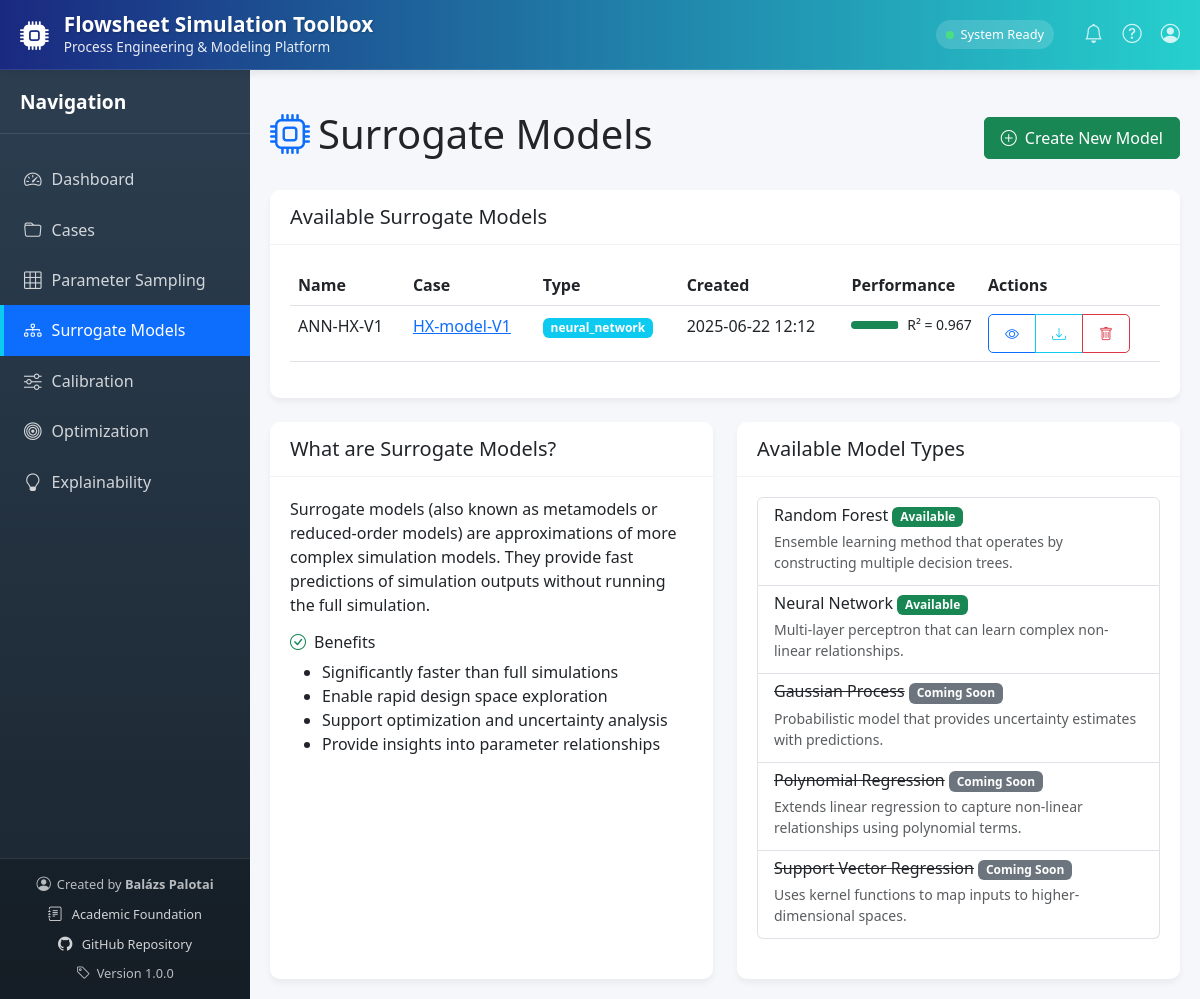
Screenshot of /surrogate/ with the database file from the repository.
### api/database.py (models this page shows, shortened)
class Surrogate(db.Model):
    __tablename__ = 'surrogate_models'
    id = db.Column(db.Integer, primary_key=True)
    name = db.Column(db.String(100), nullable=False)
    case_id = db.Column(db.Integer, db.ForeignKey('case.id'), nullable=False)
    model_type = db.Column(db.String(50), nullable=False)  # 'random_forest', 'neural_network', etc.
    input_params = db.Column(db.JSON, nullable=False)  # List of input parameter names
    output_params = db.Column(db.JSON, nullable=False)  # List of output parameter names
    is_inverse_model = db.Column(db.Boolean, default=False)  # Flag for inverse models
    created_at = db.Column(db.DateTime, default=datetime.utcnow)
    model_path = db.Column(db.String(255), nullable=False)  # Path to the saved model file
    metrics_json = db.Column(db.Text)  # JSON string with metrics
    model_config_json = db.Column(db.Text)  # JSON string with model configuration
    case = db.relationship('Case', backref=db.backref('surrogate_models', lazy=True))
    @property
    def metrics(self):
        if self.metrics_json:
            return json.loads(self.metrics_json)
        return {}
    @metrics.setter
    def metrics(self, value):
        self.metrics_json = json.dumps(value)
    @property
    def model_config(self):
        if self.model_config_json:
            return json.loads(self.model_config_json)
        return {}

class Case(db.Model):
    id = db.Column(db.Integer, primary_key=True)
    name = db.Column(db.String(100), nullable=False, unique=True)
    description = db.Column(db.Text, nullable=True)
    created_at = db.Column(db.DateTime, default=datetime.utcnow)
    updated_at = db.Column(db.DateTime, default=datetime.utcnow, onupdate=datetime.utcnow)
    simulation_file = db.Column(db.String(255), nullable=True)
    folder_path = db.Column(db.String(255), nullable=True)
    parameters_json = db.Column(db.Text, nullable=True)
    driver_type = db.Column(db.String(50), default='hysys')  # Added driver_type field
    @property
    def parameters(self):
        if self.parameters_json:
            return json.loads(self.parameters_json)
        return {
            'InputParams': {
                'Spreadsheet': {},
                'MaterialStream': {},
                'EnergyStream': {}
            },
            'OutputParameters': {
                'Spreadsheet': {},
                'MaterialStream': {},
                'EnergyStream': {}
            }
        }

### api/routes/surrogate.py (the view)
@surrogate_bp.route('/')
def surrogate_index():
    models = Surrogate.query.all()
    return render_template('surrogate/surrogate.html', models=models, active_page='surrogate')

### templates/surrogate/surrogate.html (shortened to what this page needs)
{% extends "base.html" %}
{% block content %}
<div class="d-flex justify-content-between align-items-center mb-4">
    <h1><i class="bi bi-cpu text-primary me-2"></i>Surrogate Models</h1>
    <a href="{{ url_for('surrogate.create_model') }}" class="btn btn-success">
        <i class="bi bi-plus-circle me-2"></i>Create New Model
    </a>
</div>
<div class="card mb-4">
    <div class="card-header">
        <h5 class="card-title mb-0">Available Surrogate Models</h5>
    </div>
    <div class="card-body">
        {% if models %}
        <div class="table-responsive">
            <table class="table table-hover">
                <thead>
                    <tr>
                        <th>Name</th>
                        <th>Case</th>
                        <th>Type</th>
                        <th>Created</th>
                        <th>Performance</th>
                        <th>Actions</th>
                    </tr>
                </thead>
                <tbody>
                    {% for model in models %}
                    <tr>
                        <td>{{ model.name }}</td>
                        <td>
                            <a href="{{ url_for('cases.case_detail', case_id=model.case_id) }}">
                                {{ model.case.name }}
                            </a>
                        </td>
                        <td>
                            <span class="badge bg-info">{{ model.model_type }}</span>
                        </td>
                        <td>{{ model.created_at.strftime('%Y-%m-%d %H:%M') }}</td>
                        <td>
                            <div class="d-flex align-items-center">
                                <div class="progress flex-grow-1 me-2" style="height: 8px;">
                                    {% set r2_score = model.metrics.get('r2_score', 0) if model.metrics else 0 %}
                                    {% set r2_score_safe = r2_score if r2_score is not none else 0 %}
                                    {% set progress_class = 'bg-success' if r2_score_safe > 0.9 else 'bg-warning' if r2_score_safe > 0.7 else 'bg-danger' %}
                                    <div class="progress-bar {{ progress_class }}" role="progressbar"
                                        style="width: {{ (r2_score_safe * 100)|round }}%;"
                                        aria-valuenow="{{ (r2_score_safe * 100)|round }}"
                                        aria-valuemin="0" aria-valuemax="100"></div>
                                </div>
                                <span class="small">R² = {% if r2_score is not none %}{{ "%.3f"|format(r2_score) }}{% else %}N/A{% endif %}</span>
                            </div>
                        </td>
                        <td>
                            <div class="btn-group btn-group-sm">
                                <a href="{{ url_for('surrogate.model_detail', model_id=model.id) }}" class="btn btn-outline-primary">
                                    <i class="bi bi-eye"></i>
                                </a>
                                <a href="{{ url_for('surrogate.api_download_model', model_id=model.id) }}" class="btn btn-outline-info">
                                    <i class="bi bi-download"></i>
                                </a>
                                <button type="button" class="btn btn-outline-danger delete-model-btn" data-model-id="{{ model.id }}">
                                    <i class="bi bi-trash"></i>
                                </button>
                            </div>
                        </td>
                    </tr>
                    {% endfor %}
                </tbody>
            </table>
        </div>
        {% endif %}
    </div>
</div>
<div class="row">
    <div class="col-md-6">
        <div class="card h-100">
            <div class="card-header">
                <h5 class="card-title mb-0">What are Surrogate Models?</h5>
            </div>
            <div class="card-body">
                <p>Surrogate models (also known as metamodels or reduced-order models) are approximations of more complex simulation models. They provide fast predictions of simulation outputs without running the full simulation.</p>
                <h6 class="mt-3"><i class="bi bi-check-circle text-success me-2"></i>Benefits</h6>
                <ul>
                    <li>Significantly faster than full simulations</li>
                    <li>Enable rapid design space exploration</li>
                    <li>Support optimization and uncertainty analysis</li>
                    <li>Provide insights into parameter relationships</li>
                </ul>
            </div>
        </div>
    </div>
    <div class="col-md-6">
        <div class="card h-100">
            <div class="card-header">
                <h5 class="card-title mb-0">Available Model Types</h5>
            </div>
            <div class="card-body">
                <div class="list-group">
                    <div class="list-group-item">
                        <h6 class="mb-1">Random Forest <span class="badge bg-success">Available</span></h6>
                        <p class="mb-1 small text-muted">Ensemble learning method that operates by constructing multiple decision trees.</p>
                    </div>
                    <div class="list-group-item">
                        <h6 class="mb-1">Neural Network <span class="badge bg-success">Available</span></h6>
                        <p class="mb-1 small text-muted">Multi-layer perceptron that can learn complex non-linear relationships.</p>
                    </div>
                    <div class="list-group-item">
                        <h6 class="mb-1"><s>Gaussian Process</s> <span class="badge bg-secondary">Coming Soon</span></h6>
                        <p class="mb-1 small text-muted text-muted-lighter">Probabilistic model that provides uncertainty estimates with predictions.</p>
                    </div>
                    <div class="list-group-item">
                        <h6 class="mb-1"><s>Polynomial Regression</s> <span class="badge bg-secondary">Coming Soon</span></h6>
                        <p class="mb-1 small text-muted text-muted-lighter">Extends linear regression to capture non-linear relationships using polynomial terms.</p>
                    </div>
                    <div class="list-group-item">
                        <h6 class="mb-1"><s>Support Vector Regression</s> <span class="badge bg-secondary">Coming Soon</span></h6>
                        <p class="mb-1 small text-muted text-muted-lighter">Uses kernel functions to map inputs to higher-dimensional spaces.</p>
                    </div>
                </div>
            </div>
        </div>
    </div>
</div>
{% endblock %}

### templates/base.html (style rules this page uses)
:root { --sidebar-width: 250px; --header-height: 70px; --primary-color: #0d6efd; --secondary-color: #6c757d; --success-color: #198754; --info-color: #0dcaf0; --warning-color: #ffc107; --danger-color: #dc3545; --light-color: #f8f9fa; --dark-color: #212529; }
body { font-family: 'Segoe UI', Tahoma, Geneva, Verdana, sans-serif; background-color: #f5f7fa; margin: 0; padding: 0; overflow-x: hidden; }
.card { border: none; border-radius: 10px; box-shadow: 0 4px 6px rgba(0,0,0,0.05); margin-bottom: 20px; background-color: white; }
.card-header { background-color: white; border-bottom: 1px solid rgba(0,0,0,0.05); font-weight: 600; padding: 15px 20px; border-radius: 10px 10px 0 0 !important; }
.card-body { padding: 20px; }
.btn { border-radius: 5px; padding: 8px 16px; font-weight: 500; }

### rows the page displays
Surrogate: name "ANN-HX-V1", case.name "HX-model-V1", model_type "neural_network", created_at "2025-06-22 12:12", {{ (r2_score_safe * 100)|round }} 97.0 (drawn), r2_score "0.967"
